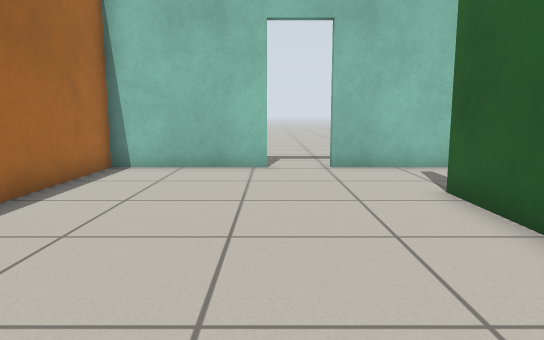
view 1 (above)

12 first-person views from a walk through a Gazebo world. The camera is 0.72 m above the floor, tilts 8° down and sees 70° across. The floor is counted in squares, 0.5 m on a side. Each view is taken from the middle of a square. On the plan, view 1 faces up. The plan holds only what a view shows up to about 16 squares ahead; the rest is blank.

view 2
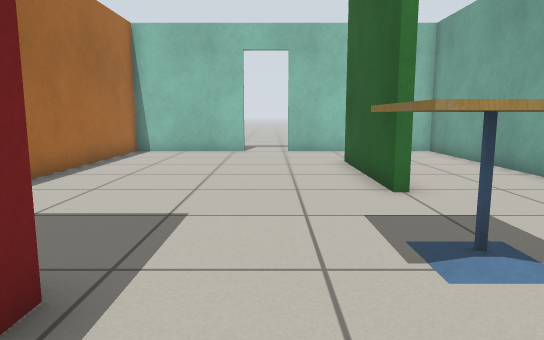

view 3
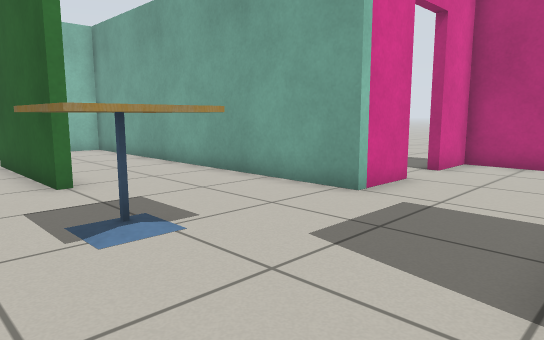

view 4
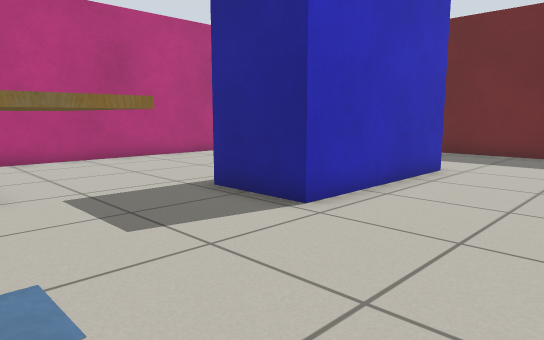

view 5
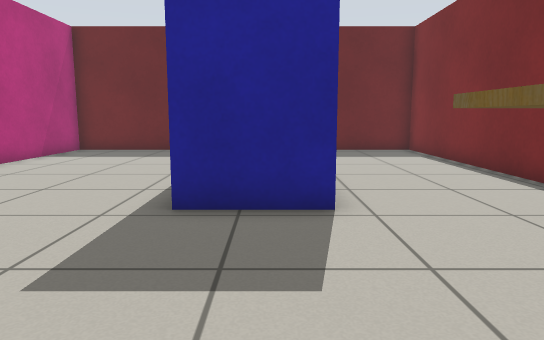

view 6
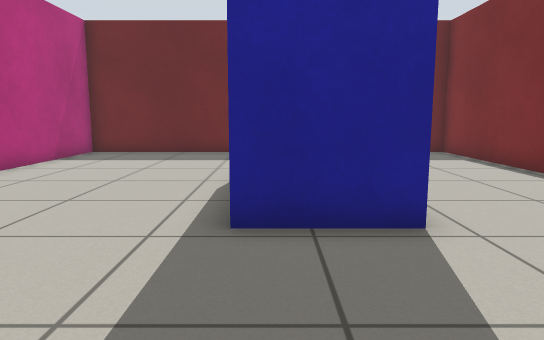

view 7
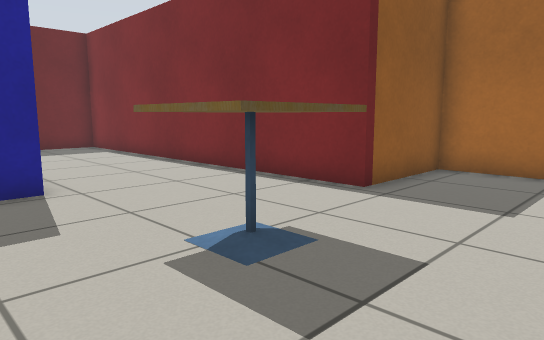

view 8
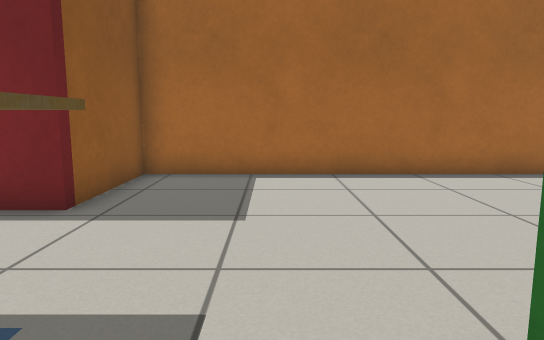

view 9
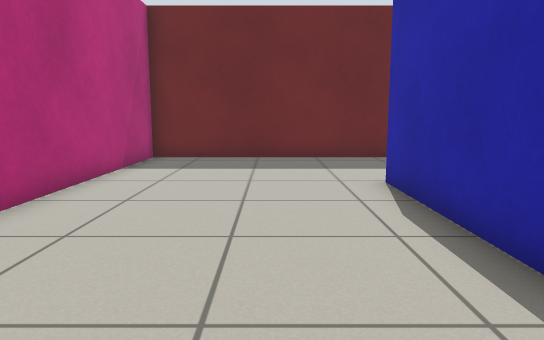

view 10
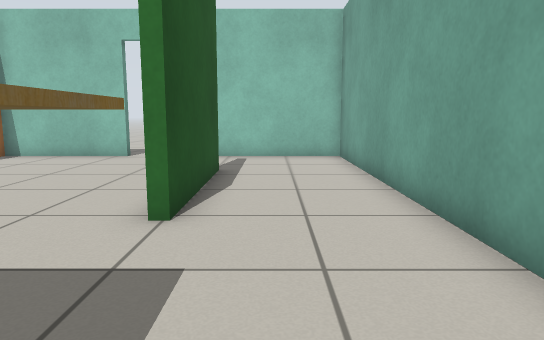

view 11
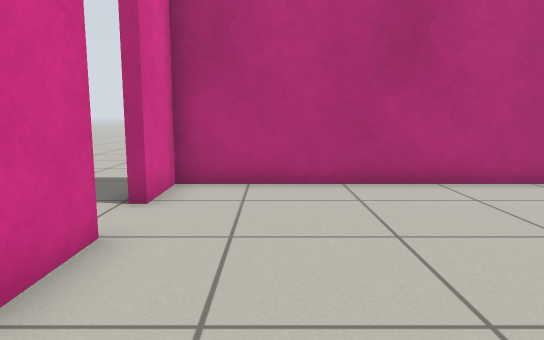

view 12
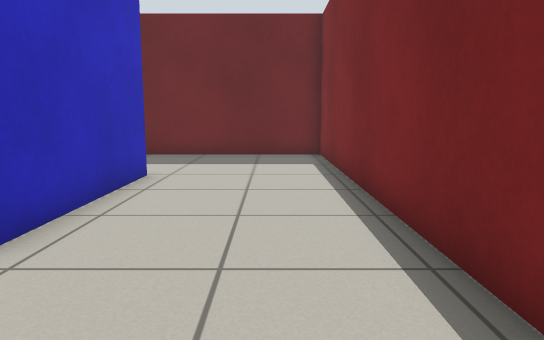

### Floor plan
Points are (right, up) in squares from view 1. A wall is a line through its corners. A room is listed if a view was taken in it or the views show most of it. See-through windows are left out.
Room 1 (views 1, 2, 3, 4, 5, 6, 7, 8, 9, 10, 11, 12)
walls: (6.5, -6.4) (6.5, -11.4); (3.3, 2.1) (3.3, 7.3); (9.5, -2) (7.4, -2) (7.4, 10.7) (1.6, 10.7); (4, -11.4) (4, -5.8) (6.6, -5.8); (3.6, 7.3) (3.6, 2.1); (-0.1, 10.7) (-4.5, 10.7) (-4.5, -2.1) (-0.8, -2.1) (-0.8, -16.4) (13.1, -16.4) (13.1, -2) (11.1, -2)
ways out: open door at (0.5, 11); open door at (10.5, -2)
objects: cafe table (2, -2) to (4, -1)

Where each view was taken, in squares from view 1:
view 1: 0 up, 0 right, facing up
view 2: 5 down, 1 right, facing up
view 3: 6 down, 1 right, facing up-right
view 4: 1 down, 0 right, facing down-right
view 5: 0 up, 5 right, facing down
view 6: 1 down, 6 right, facing down
view 7: 2 up, 6 right, facing down-left
view 8: 1 up, 5 right, facing left
view 9: 3 down, 9 right, facing down
view 10: 3 down, 5 right, facing up
view 11: 4 down, 5 right, facing right
view 12: 2 down, 1 right, facing down
